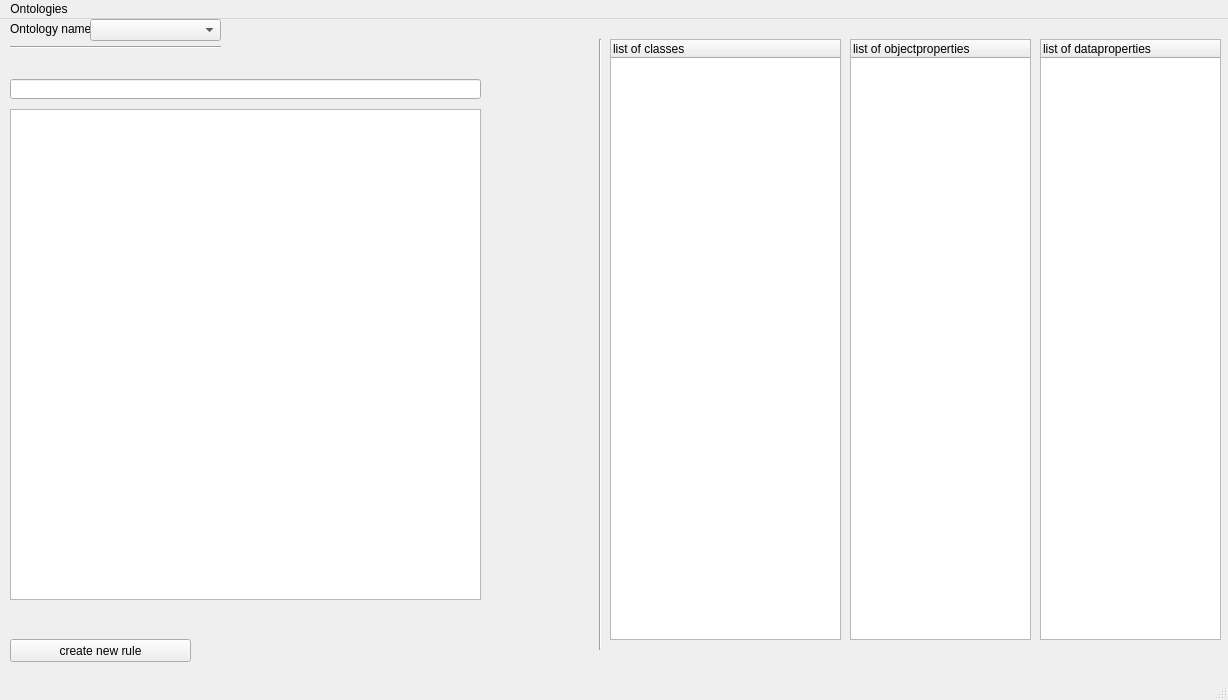
<?xml version="1.0" encoding="UTF-8"?>
<ui version="4.0">
 <class>MainWindow</class>
 <widget class="QMainWindow" name="MainWindow">
  <property name="geometry">
   <rect>
    <x>0</x>
    <y>0</y>
    <width>1228</width>
    <height>700</height>
   </rect>
  </property>
  <property name="cursor">
   <cursorShape>ArrowCursor</cursorShape>
  </property>
  <property name="mouseTracking">
   <bool>false</bool>
  </property>
  <property name="windowTitle">
   <string>MainWindow</string>
  </property>
  <property name="autoFillBackground">
   <bool>true</bool>
  </property>
  <property name="styleSheet">
   <string notr="true"/>
  </property>
  <widget class="QWidget" name="centralwidget">
   <widget class="QLabel" name="label">
    <property name="geometry">
     <rect>
      <x>10</x>
      <y>0</y>
      <width>91</width>
      <height>20</height>
     </rect>
    </property>
    <property name="text">
     <string>Ontology name:</string>
    </property>
   </widget>
   <widget class="Line" name="line">
    <property name="geometry">
     <rect>
      <x>10</x>
      <y>20</y>
      <width>211</width>
      <height>16</height>
     </rect>
    </property>
    <property name="orientation">
     <enum>Qt::Horizontal</enum>
    </property>
   </widget>
   <widget class="QPushButton" name="pushButton">
    <property name="geometry">
     <rect>
      <x>10</x>
      <y>620</y>
      <width>181</width>
      <height>23</height>
     </rect>
    </property>
    <property name="text">
     <string>create new rule</string>
    </property>
   </widget>
   <widget class="Line" name="line_2">
    <property name="geometry">
     <rect>
      <x>590</x>
      <y>20</y>
      <width>20</width>
      <height>611</height>
     </rect>
    </property>
    <property name="orientation">
     <enum>Qt::Vertical</enum>
    </property>
   </widget>
   <widget class="QTreeWidget" name="treeOfClasses">
    <property name="geometry">
     <rect>
      <x>610</x>
      <y>20</y>
      <width>231</width>
      <height>601</height>
     </rect>
    </property>
    <property name="verticalScrollBarPolicy">
     <enum>Qt::ScrollBarAsNeeded</enum>
    </property>
    <property name="horizontalScrollBarPolicy">
     <enum>Qt::ScrollBarAsNeeded</enum>
    </property>
    <property name="sizeAdjustPolicy">
     <enum>QAbstractScrollArea::AdjustIgnored</enum>
    </property>
    <column>
     <property name="text">
      <string>list of classes</string>
     </property>
    </column>
   </widget>
   <widget class="QComboBox" name="comboBoxOntologies">
    <property name="geometry">
     <rect>
      <x>90</x>
      <y>0</y>
      <width>131</width>
      <height>22</height>
     </rect>
    </property>
   </widget>
   <widget class="QTreeWidget" name="treeOfObjectProperties">
    <property name="geometry">
     <rect>
      <x>850</x>
      <y>20</y>
      <width>181</width>
      <height>601</height>
     </rect>
    </property>
    <column>
     <property name="text">
      <string>list of objectproperties</string>
     </property>
    </column>
   </widget>
   <widget class="QTreeWidget" name="treeOfDataProperties">
    <property name="geometry">
     <rect>
      <x>1040</x>
      <y>20</y>
      <width>181</width>
      <height>601</height>
     </rect>
    </property>
    <column>
     <property name="text">
      <string>list of dataproperties</string>
     </property>
    </column>
   </widget>
   <widget class="QLineEdit" name="rule_lineEdit">
    <property name="geometry">
     <rect>
      <x>10</x>
      <y>60</y>
      <width>471</width>
      <height>20</height>
     </rect>
    </property>
   </widget>
   <widget class="QListWidget" name="rule_listWidget">
    <property name="geometry">
     <rect>
      <x>10</x>
      <y>90</y>
      <width>471</width>
      <height>491</height>
     </rect>
    </property>
   </widget>
  </widget>
  <widget class="QMenuBar" name="menubar">
   <property name="geometry">
    <rect>
     <x>0</x>
     <y>0</y>
     <width>1228</width>
     <height>22</height>
    </rect>
   </property>
   <widget class="QMenu" name="OntologiesDropdown">
    <property name="title">
     <string>Ontologies</string>
    </property>
    <addaction name="actioncreate_new_rule"/>
   </widget>
   <addaction name="OntologiesDropdown"/>
  </widget>
  <widget class="QStatusBar" name="statusbar"/>
  <action name="actioncreate_new_rule">
   <property name="text">
    <string>create new rule</string>
   </property>
  </action>
 </widget>
 <resources/>
 <connections/>
</ui>
